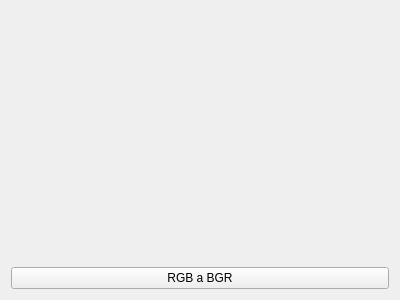
<?xml version="1.0" encoding="UTF-8"?>
<ui version="4.0">
 <class>Widget</class>
 <widget class="QWidget" name="Widget">
  <property name="geometry">
   <rect>
    <x>0</x>
    <y>0</y>
    <width>400</width>
    <height>300</height>
   </rect>
  </property>
  <property name="windowTitle">
   <string>Widget</string>
  </property>
  <layout class="QGridLayout" name="gridLayout">
   <item row="1" column="0" colspan="2">
    <widget class="QPushButton" name="pbRGBaBGR">
     <property name="text">
      <string>RGB a BGR</string>
     </property>
    </widget>
   </item>
   <item row="0" column="0" colspan="2">
    <spacer name="verticalSpacer">
     <property name="orientation">
      <enum>Qt::Vertical</enum>
     </property>
     <property name="sizeHint" stdset="0">
      <size>
       <width>20</width>
       <height>40</height>
      </size>
     </property>
    </spacer>
   </item>
  </layout>
 </widget>
 <layoutdefault spacing="6" margin="11"/>
 <resources/>
 <connections/>
</ui>
